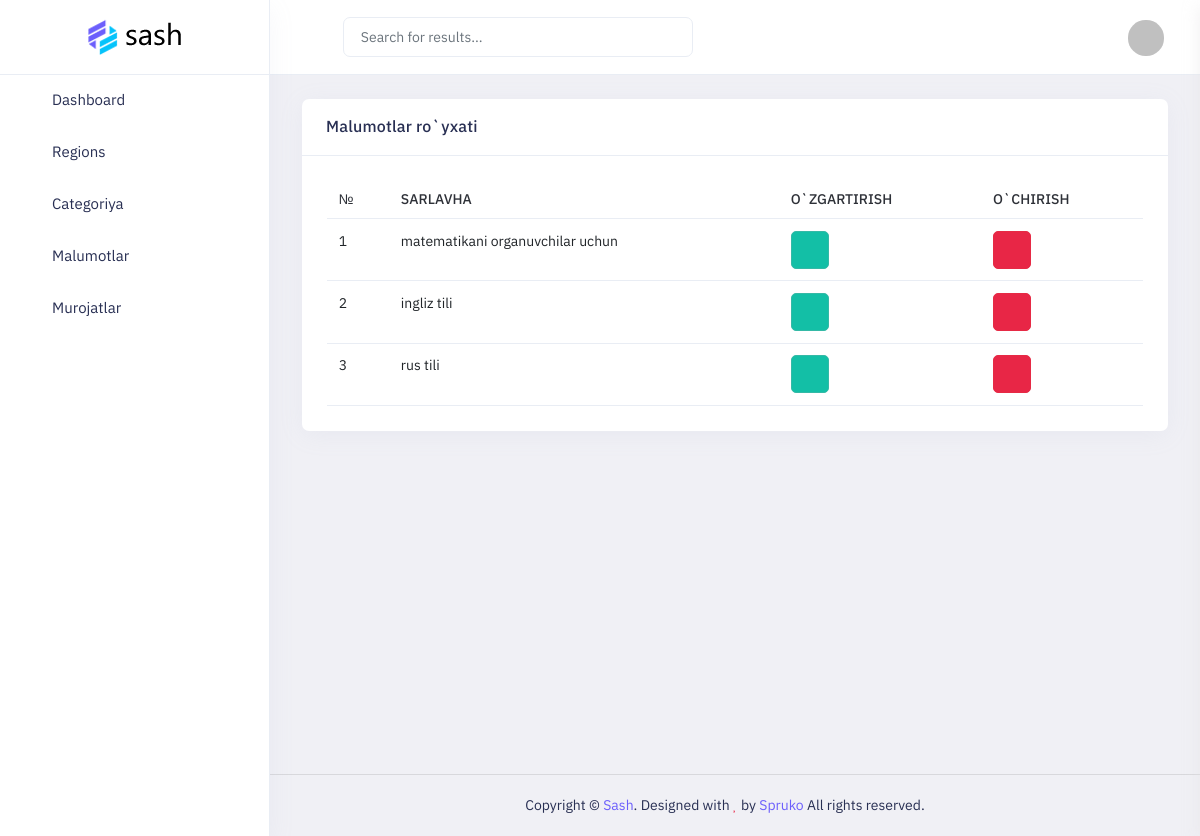
Screenshot of /dashb/items/list with the database file from the repository.
### home/models.py (models this page shows, shortened)
class Item(models.Model):
    title = models.CharField(max_length=255)
    body = models.TextField()
    category = models.ForeignKey(Category, on_delete=models.CASCADE)
    region = models.ForeignKey(Region,on_delete=models.CASCADE, null = True, blank=True)
    is_active = models.BooleanField(default = True)
    image = models.ImageField(upload_to = 'items/')

### home/views.py (the view)
# urls.py: path('dashb/items/list', views.items, name='items'),
def items(request):
    items = models.Item.objects.all()
    context  = {
        'items':items,
    }
    return render(request, 'dashb/items/list.html', context)

### templates/dashb/items/list.html
{% extends 'dashb/base.html' %}
{% load static %}
{% block content %}
            <div class="main-content app-content mt-0">
                <div class="side-app">
                    <div class="main-container container-fluid">
                        <div class="page-header">
                            <h1 class="page-title">Malumotlar</h1>
                        </div>
                        <div class="row">
                            <div class="col-3"></div>
                            <div class="col-xl-6">
                                <div class="card">
                                    <div class="card-header">
                                        <h3 class="card-title">Malumotlar ro`yxati</h3>
                                    </div>
                                    <div class="card-body">
                                        <div class="table-responsive">
                                            <table class="table text-nowrap text-md-nowrap mb-0">
                                                <thead>
                                                    <tr>
                                                        <th>№</th>
                                                        <th>Sarlavha</th>
                                                        <th>O`zgartirish</th>
                                                        <th>O`chirish</th>
                                                    </tr>
                                                </thead>
                                                <tbody>
                                                    {% for item in items %}
                                                    <tr>
                                                        <td>{{forloop.counter}}</td>
                                                        <td>{{item.title}}</td>
                                                        <td><a href="{% url 'item_update' item.id %}" class="btn btn-icon  btn-success" style="color: white;"><i class="fa fa-arrow-right"></i></a></td>
                                                        <td><a href="{% url 'item_delete' item.id %}" class="btn btn-icon  btn-danger"><i class="fe fe-trash"></i></a></td>
                                                    </tr>
                                                    {% endfor %}
                                                </tbody>
                                            </table>
                                        </div>
                                    </div>
                                </div>
                            </div>
                        </div>
                    </div>
                </div>
            </div>
{% endblock %}

### rows the page displays
Item: title "matematikani organuvchilar uchun"
Item: title "ingliz tili"
Item: title "rus tili"
